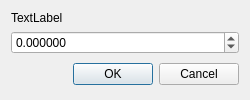
<?xml version="1.0" encoding="UTF-8"?>
<ui version="4.0">
 <class>fdoublespinbox_dialog</class>
 <widget class="QDialog" name="fdoublespinbox_dialog">
  <property name="geometry">
   <rect>
    <x>0</x>
    <y>0</y>
    <width>250</width>
    <height>100</height>
   </rect>
  </property>
  <property name="sizePolicy">
   <sizepolicy hsizetype="MinimumExpanding" vsizetype="MinimumExpanding">
    <horstretch>0</horstretch>
    <verstretch>0</verstretch>
   </sizepolicy>
  </property>
  <property name="minimumSize">
   <size>
    <width>250</width>
    <height>100</height>
   </size>
  </property>
  <property name="windowTitle">
   <string>Dialog</string>
  </property>
  <layout class="QGridLayout" name="gridLayout">
   <item row="2" column="0">
    <widget class="QDialogButtonBox" name="buttonBox">
     <property name="sizePolicy">
      <sizepolicy hsizetype="MinimumExpanding" vsizetype="MinimumExpanding">
       <horstretch>0</horstretch>
       <verstretch>0</verstretch>
      </sizepolicy>
     </property>
     <property name="minimumSize">
      <size>
       <width>0</width>
       <height>0</height>
      </size>
     </property>
     <property name="orientation">
      <enum>Qt::Horizontal</enum>
     </property>
     <property name="standardButtons">
      <set>QDialogButtonBox::Cancel|QDialogButtonBox::Ok</set>
     </property>
    </widget>
   </item>
   <item row="0" column="0">
    <widget class="QLabel" name="l_doublespinbox_caption">
     <property name="text">
      <string>TextLabel</string>
     </property>
    </widget>
   </item>
   <item row="1" column="0">
    <widget class="QDoubleSpinBox" name="dsb_choice">
     <property name="decimals">
      <number>6</number>
     </property>
     <property name="minimum">
      <double>-99999999.000000000000000</double>
     </property>
     <property name="maximum">
      <double>99999999.000000000000000</double>
     </property>
     <property name="singleStep">
      <double>0.000001000000000</double>
     </property>
    </widget>
   </item>
  </layout>
 </widget>
 <resources/>
 <connections>
  <connection>
   <sender>buttonBox</sender>
   <signal>accepted()</signal>
   <receiver>fdoublespinbox_dialog</receiver>
   <slot>accept()</slot>
   <hints>
    <hint type="sourcelabel">
     <x>248</x>
     <y>254</y>
    </hint>
    <hint type="destinationlabel">
     <x>157</x>
     <y>274</y>
    </hint>
   </hints>
  </connection>
  <connection>
   <sender>buttonBox</sender>
   <signal>rejected()</signal>
   <receiver>fdoublespinbox_dialog</receiver>
   <slot>reject()</slot>
   <hints>
    <hint type="sourcelabel">
     <x>316</x>
     <y>260</y>
    </hint>
    <hint type="destinationlabel">
     <x>286</x>
     <y>274</y>
    </hint>
   </hints>
  </connection>
 </connections>
</ui>
